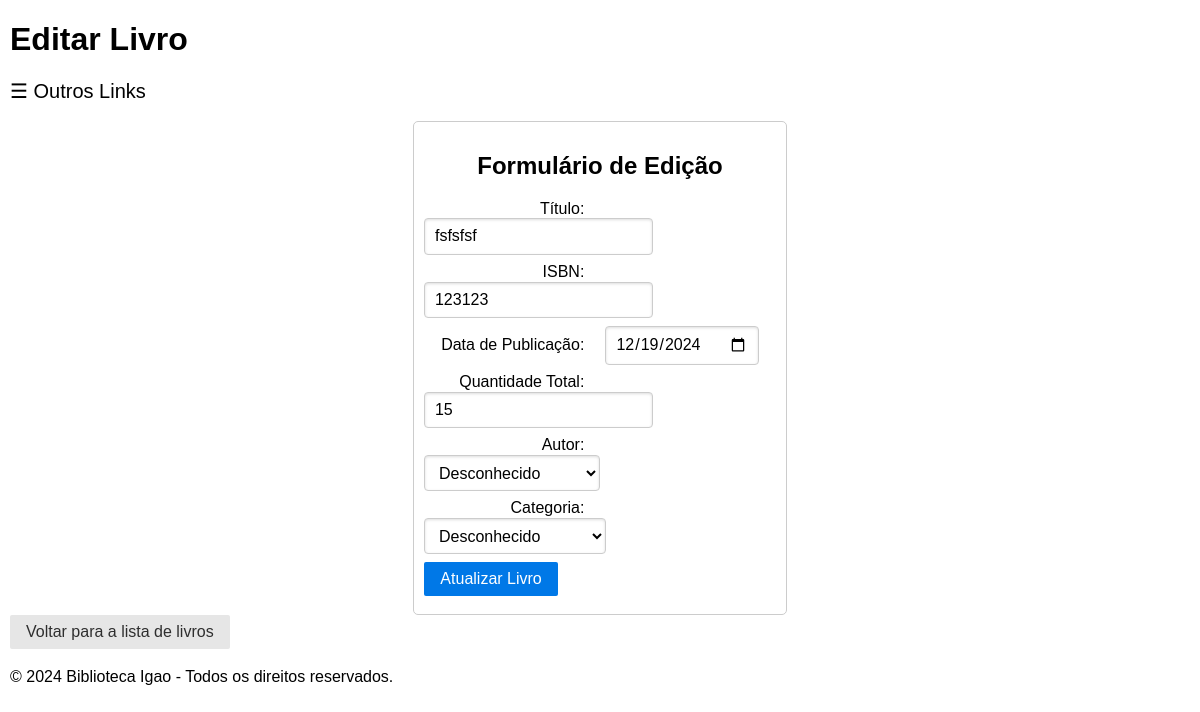
Page /books/editar/24 on the earlier database version.
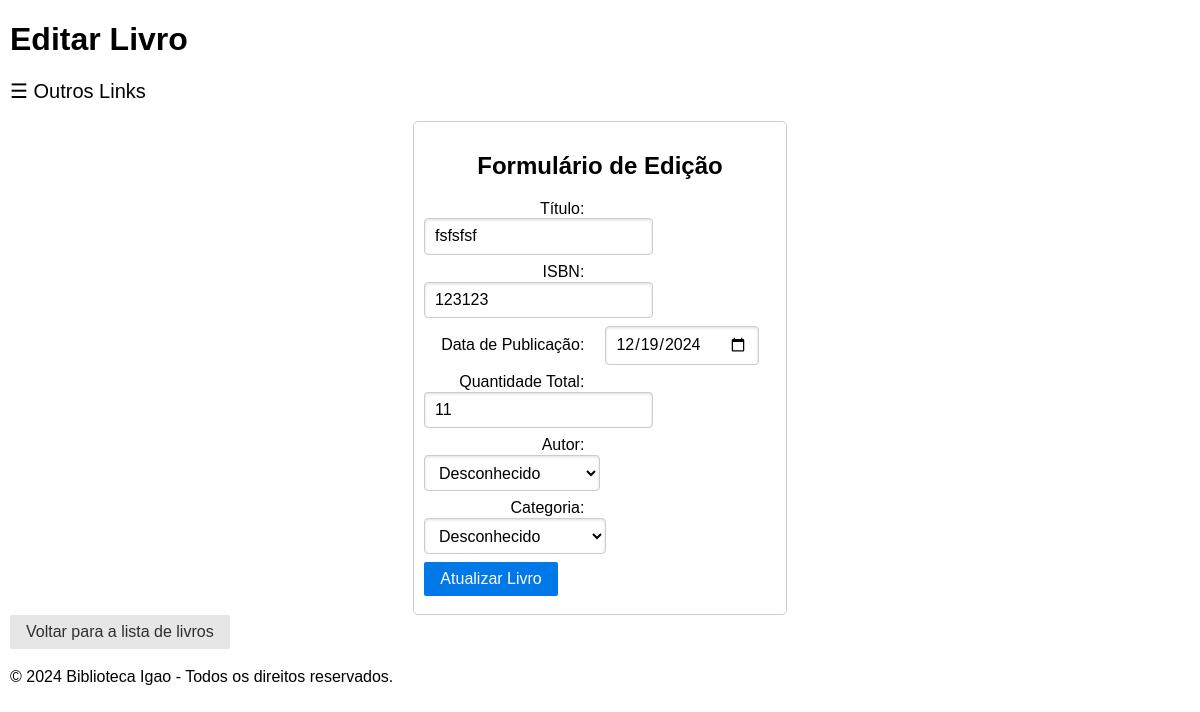
Same page on the later database version.
### Uniao/model/Livros.py (models this page shows, shortened)
class Livros(database.Model):
    id = database.Column(database.Integer, primary_key=True)
    titulo = database.Column(database.String(150), nullable=False)
    isbn = database.Column(database.String(13), unique=True, nullable=False)
    data_publicacao = database.Column(database.Date, nullable=True)
    autor_id = database.Column(database.Integer, database.ForeignKey("autores.id"), nullable=True)
    categoria_id = database.Column(database.Integer, database.ForeignKey("categorias.id"), nullable=True)
    quantidade_total = database.Column(database.Integer, nullable=False)
    quantidade_disponivel = database.Column(database.Integer, nullable=True)
    autor = database.relationship("Autores", back_populates="livros", lazy=True)
    categoria = database.relationship("Categorias", back_populates="livros", lazy=True)
    reservas = database.relationship("Reservas", back_populates="livro", lazy=True)
    emprestimos = database.relationship("Emprestimos", back_populates="livro", lazy=True)

### Uniao/controller/LivroController.py (the view, shortened to what this page needs)
@livroController.route('/editar/<int:id>', methods=['GET', 'POST'])
def edit_book(id):
    livro = livroRepository.getBookById(id)
    autores = livroRepository.getAutores()
    categorias = livroRepository.getCategorias()
    return render_template('Livro/LivroEdit.html', livro=livro, autores=autores, categorias=categorias)

### Uniao/DAO/LivroDAO.py (called while the page is built)
    @staticmethod
    def getBookById(id):
        try:
            return Livros.query.get(id)
        except Exception as e:
            print(f"Erro ao buscar livro por ID: {e}")
            return None

    @staticmethod
    def getAutores():
        try:
            return Autores.query.all()
        except Exception as e:
            print(f"Erro ao buscar autores: {e}")
            return []

    @staticmethod
    def getCategorias():
        try:
            return Categorias.query.all()
        except Exception as e:
            print(f"Erro ao buscar categorias: {e}")
            return []

### Uniao/repository/LivroRepository.py (called while the page is built)
    def getBookById(self, id):
        try:
            return self.livroDAO.getBookById(id)
        except Exception as e:
            return {"error": f"Erro ao buscar livro por ID: {e}"}

    def getAutores(self):
        try:
            return self.livroDAO.getAutores()
        except Exception as e:
            return {"error": f"Erro ao buscar autores: {e}"}

    def getCategorias(self):
        try:
            return self.livroDAO.getCategorias()
        except Exception as e:
            return {"error": f"Erro ao buscar categorias: {e}"}

### Uniao/templates/Livro/LivroEdit.html (shortened to what this page needs)
<!DOCTYPE html>
<html lang="pt-br">
<head>
    <link rel="stylesheet" href="{{ url_for('static', filename='css/base.css') }}">
    <link rel="stylesheet" href="{{ url_for('static', filename='css/formulario.css') }}">
</head>
<body>
    <header>
        <h1>Editar Livro</h1>
    </header>
    <main>
        <span style="font-size:20px;cursor:pointer" onclick="openNav()">&#9776; Outros Links</span><br><br>
        <div class="super-centralizar">
            <div class="formulario">
                <h2 class="centralizar">Formulário de Edição</h2>
                <form action="{{ url_for('bp_books.edit_book', id=livro.id) }}" method="POST" class="pure-form pure-form-aligned">
                    <form action="{{ url_for('bp_books.edit_book', id=livro.id) }}" method="POST" class="pure-form pure-form-aligned">
                        <div class="pure-control-group">
                            <label for="titulo">Título:</label>
                            <input type="text" name="titulo" id="titulo" class="pure-input-1-1" value="{{ livro.titulo }}" required>
                        </div>
                        <div class="pure-control-group">
                            <label for="isbn">ISBN:</label>
                            <input type="text" name="isbn" id="isbn" class="pure-input-1-1" value="{{ livro.isbn }}" required>
                        </div>
                        <div class="pure-control-group">
                            <label for="data_publicacao">Data de Publicação:</label>
                            <input type="date" name="data_publicacao" id="data_publicacao" class="pure-input-1-1"
                                value="{{ livro.data_publicacao }}" required>
                        </div>
                        <div class="pure-control-group">
                            <label for="quantidade_total">Quantidade Total:</label>
                            <input type="number" name="quantidade_total" id="quantidade_total" class="pure-input-1-1"
                                value="{{ livro.quantidade_total }}" min="0" required>
                        </div>
                        <div class="pure-control-group">
                            <label for="autor_id">Autor:</label>
                            <select name="autor_id" id="autor_id" class="pure-input-1-2" required>
                                <option value="0">Desconhecido</option>
                            </select>
                        </div>
                        <div class="pure-control-group">
                            <label for="categoria_id">Categoria:</label>
                            <select name="categoria_id" id="categoria_id" class="pure-input-1-1" required>
                                <option value="0">Desconhecido</option>
                            </select>
                        </div>
                        <div class="pure-control-group">
                            <button type="submit" class="pure-button pure-button-primary">Atualizar Livro</button>
                        </div>
                    </form>
            </div>
        </div>
    <a href="{{ url_for('bp_books.view_books') }}" class="pure-button">Voltar para a lista de livros</a>
    </main>
    {% include "Bases/rodape.html"%}
</body>
</html>

Differences in the rows shown:
changed Livros "fsfsfsf": quantidade_total "15" → "11"
